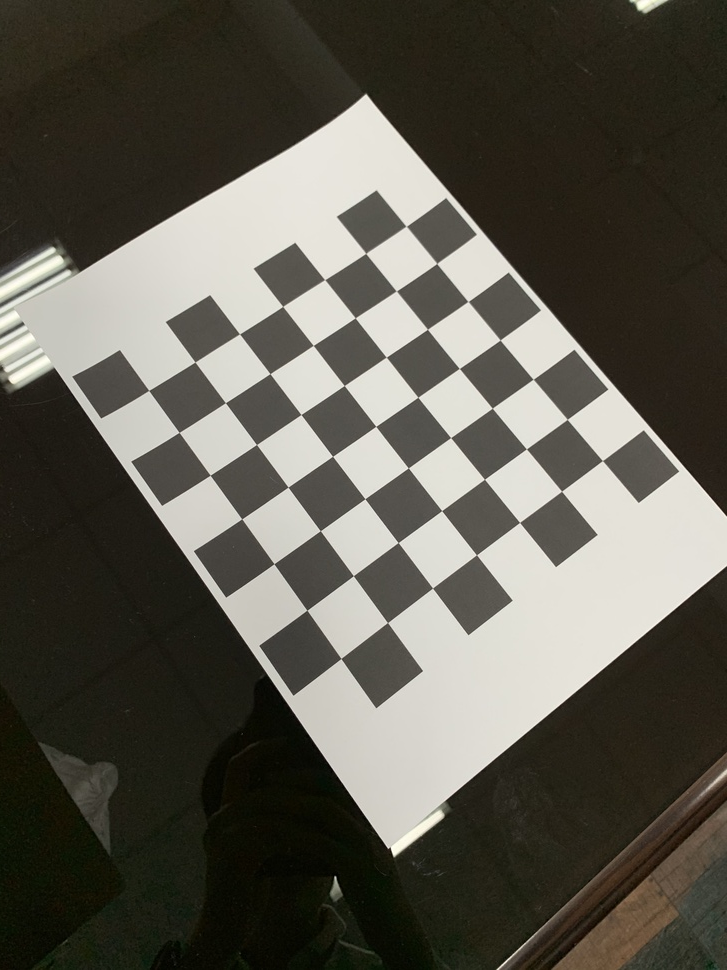
#> input picture HW4/checkerboards/checkerboards1.jpeg, 727 x 970 px, shrunk from 3024 x 4032 before the run; its folder holds only this picture in this run
$ jupyter execute --allow-errors HW4_SfM.ipynb
#> lines starting #> are read from the running program, lines starting #| are printed output that depends on the picture; after the words box and inside, x2 and y2 are one past the last pixel; in counts of white or black regions, pixels touching at a corner belong together; long printed decimals are rounded
[cell 1]
from scipy.spatial.distance import cdist
import matplotlib.pyplot as plt
import numpy as np
import cv2
import argparse
import glob
import itertools

[cell 2]
def camera_calibration():
    # prepare object points, like (0,0,0), (1,0,0), (2,0,0) ....,(6,5,0)
    # (8,6) is for the given testing images.
    # If you use the another data (e.g. pictures you take by your smartphone),
    # you need to set the corresponding numbers.
    corner_x = 7
    corner_y = 7
    objp = np.zeros((corner_x * corner_y, 3), np.float32)
    objp[:, :2] = np.mgrid[0:corner_x, 0:corner_y].T.reshape(-1, 2)

    # Arrays to store object points and image points from all the images.
    objpoints = []  # points on object plane
    imgpoints = []  # points in image plane.

    # Make a list of calibration images
    # images = glob.glob('data/*.jpg')
    images = glob.glob(CHECKERBOARDS_PATH + "*.jpeg")

    # Step through the list and search for chessboard corners
    print("Start finding chessboard corners...")
    for idx, fname in enumerate(images):
        img = cv2.imread(fname)
#> img is the input picture: shape (970, 727, 3); mean B, G, R 79.1, 88.7, 91.4
        gray = cv2.cvtColor(img, cv2.COLOR_BGR2GRAY)

        # rotate the image with it is horizontal (default verticle)
        if img.shape[1] - img.shape[0] >= 0:
            print(fname, " need rotation")
            gray = np.rot90(gray)

        # Find the chessboard corners
        print("find the chessboard corners of", fname)
        ret, corners = cv2.findChessboardCorners(
            gray, (corner_x, corner_y), None)
#> ret = True; corners = 49 rows, first 8: [406.3, 226.3], [436.7, 263.5], [468, 301.5], [500.1, 340], [533.2, 379.3], [567.2, 419.4], [602.4, 460.6], [365.7, 253.4]

        # If found, add object points, image points
        if ret == True:
            objpoints.append(objp)  # points on object plane
            imgpoints.append(corners)  # points on image plane

            # Draw and display the corners
            cv2.drawChessboardCorners(img, (corner_x, corner_y), corners, ret)
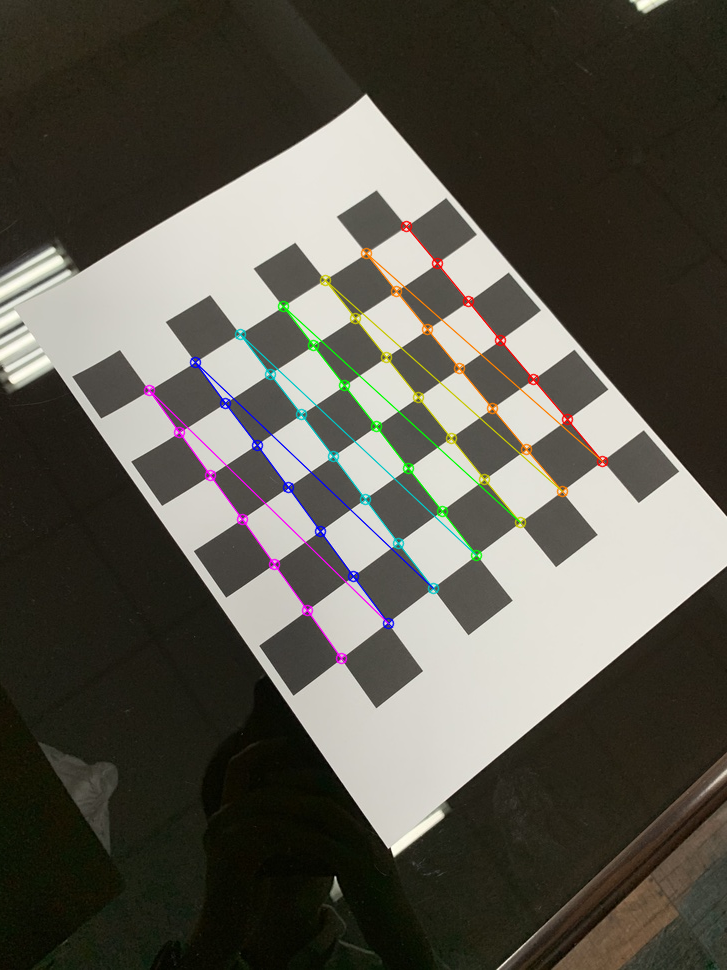
#> img: shape (970, 727, 3); 1.95% of pixels changed, all inside (x1, y1, x2, y2) = (143, 220, 609, 665)

    print("Camera calibration...")
    img_size = (img.shape[1], img.shape[0])
    # You need to comment these functions and write your calibration function from scratch.
    # Notice that rvecs is rotation vector, not the rotation matrix, and tvecs is translation vector.
    # In practice, you'll derive extrinsics matrixes directly. The shape must be [pts_num,3,4], and use them to plot.
    ret, mtx, dist, rvecs, tvecs = cv2.calibrateCamera(
        objpoints, imgpoints, img_size, None, None)
#> ret = 0.187; mtx = [[708.3, 0, 366.2], [0, 710, 494.5], [0, 0, 1]]; dist = [[0.325, -3, 0.00354, 0.00138, 13.16]]; rvecs = ([-0.258, 0.0752, 0.931],); tvecs = ([0.793, -5.33, 14.38],)

    return mtx


def read_intrinsic():
    if args.img == "Mesona":
        K1 = np.array([1.4219, 0.0005, 0.509, 0, 1.4219, 0.3802, 0, 0, 0.001])
        K2 = K1
    elif args.img == "Statue":
        K1 = np.array(
            [5426.566895, 0.678017, 330.096680, 0.000000,
                5423.133301, 648.950012, 0.000000, 0.000000, 1.000000]
        )
        K2 = np.array(
            [5426.566895, 0.678017, 387.430023, 0.000000,
                5423.133301, 620.616699, 0.000000, 0.000000, 1.000000]
        )
    elif args.img == "books":
        intrinsic = camera_calibration()
#> intrinsic = [[708.3, 0, 366.2], [0, 710, 494.5], [0, 0, 1]]
        K1 = intrinsic
#> K1 = [[708.3, 0, 366.2], [0, 710, 494.5], [0, 0, 1]]
        K2 = intrinsic
#> K2 = [[708.3, 0, 366.2], [0, 710, 494.5], [0, 0, 1]]

    # The last element should be 1 and reshape to (3,3)
    K1 = K1.reshape((3, 3))
    K1 /= K1[2, 2]

    K2 = K2.reshape((3, 3))
    K2 /= K2[2, 2]

    return K1, K2


def detect_interest_p(img):
    feat_type = cv2.xfeatures2d.SIFT_create()#cv2.SIFT_create()
    gray = cv2.cvtColor(img, cv2.COLOR_BGR2GRAY)
    p, desc = feat_type.detectAndCompute(gray, None)
    return p, desc


class DMatch:
    # [48 lines left out: functions __init__, get_ratio_matches, get_good_matches, draw_matching, not called in this run]


def find_correspondence(img1, img2):
    # get interest points
    p1, desc1 = detect_interest_p(img1)
    p2, desc2 = detect_interest_p(img2)
    # feature matching
    matches = get_ratio_matches(desc1, desc2)
    good_matches = get_good_matches(matches)
    # store the matching keypoints
    kp1 = np.empty(len(good_matches), dtype=tuple)
    kp2 = np.empty(len(good_matches), dtype=tuple)
    correspondence = np.zeros((len(good_matches), 4), dtype=float)
    for i, match in enumerate(good_matches):
        kp1[i] = p1[match.trainIdx].pt
        kp2[i] = p2[match.queryIdx].pt
        correspondence[i, :] = [kp1[i][0], kp1[i][1], kp2[i][0], kp2[i][1]]

    # draw feature matching
    match_img = draw_matching(kp1, kp2, img1, img2)
    match_img = cv2.cvtColor(match_img, cv2.COLOR_BGR2RGB)
    plt.figure(figsize=(12, 10))
    plt.imshow(match_img)
    plt.axis("off")
    plt.savefig(SAVE_PATH + args.img + "_feature_matching.jpg")
    plt.show()

    return correspondence


# [140 lines left out: functions get_normalize_x_x_prime, eight_p_algorithm, Sampson_err, estimate_fundamental_mat, select_inliers, draw_epipolar_line, not called in this run]


def select_img():
    if args.img == "Mesona":
        img1_name = "Mesona1.JPG"
        img2_name = "Mesona2.JPG"
    elif args.img == "Statue":
        img1_name = "Statue1.bmp"
        img2_name = "Statue2.bmp"
    elif args.img == "books":
        img1_name = "books1.jpg"
        img2_name = "books2.jpg"

    return img1_name, img2_name

[cell 3]
# [10 lines left out: function triangulation, not called in this run]

[cell 4]
# [46 lines left out: function decompose_essential, not called in this run]

[cell 5]
class arguments:
    img: str
    ratio: float
    iter: int
    threshold : float
    def __init__(self, img, ratio=0.4, iter=1000, threshold=0.025):
        self.img = img
        self.ratio = ratio
        self.iter = iter
        self.threshold = threshold
args = arguments("books",ratio=0.3, iter=1000, threshold=0.0025)
#args = arguments("Statue",ratio=0.4, iter=1000, threshold=0.025)
#args = arguments("Mesona",ratio=0.3, iter=2000, threshold=0.3)

[cell 6]
DATA_PATH = "./data/"
SAVE_PATH = "./results/"
CHECKERBOARDS_PATH = "./checkerboards/"
img1_name, img2_name = select_img()
img1 = cv2.imread(DATA_PATH + img1_name)
img2 = cv2.imread(DATA_PATH + img2_name)
K1, K2 = read_intrinsic()
#> K1 = [[708.3, 0, 366.2], [0, 710, 494.5], [0, 0, 1]]; K2 = [[708.3, 0, 366.2], [0, 710, 494.5], [0, 0, 1]]
print("Intrinsic matrix of K1:")
print(K1)
#| [[708.315   0.         366.154]
#|  [  0.         710.009 494.525 ]
#|  [  0.           0.           1.        ]]
print("")
print("Intrinsic matrix of K2:")
print(K2)
#| [[708.315   0.         366.154]
#|  [  0.         710.009 494.525 ]
#|  [  0.           0.           1.        ]]
print("")
#> (the rest of this cell did not finish here and is left out)


$ run again, on HW4/checkerboards/checkerboards5.jpeg
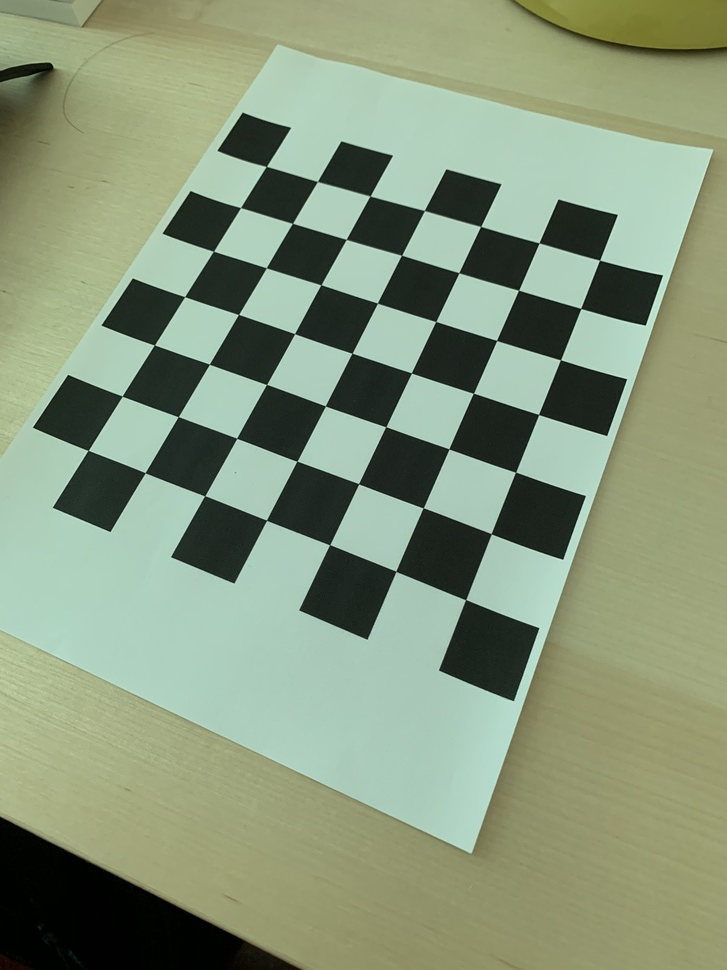
#> input picture HW4/checkerboards/checkerboards5.jpeg, 727 x 970 px, shrunk from 3024 x 4032 before the run
#> in camera_calibration, img is the input picture: shape (970, 727, 3); mean B, G, R 122.9, 149.8, 134.8
#> in camera_calibration, `gray = cv2.cvtColor(img, cv2.COLOR_BGR2GRAY)`:
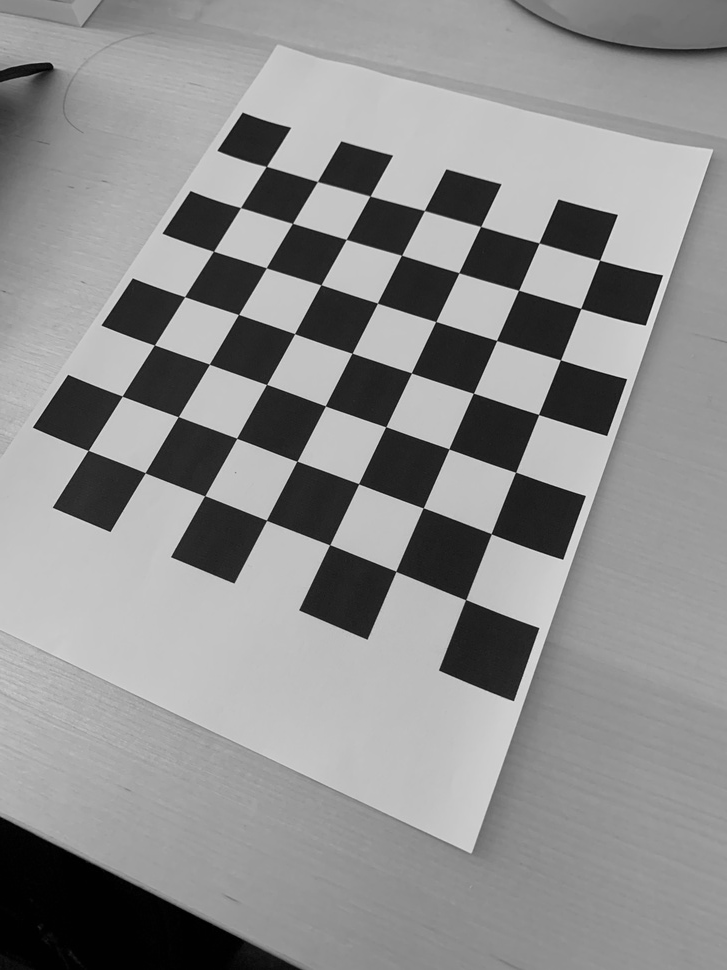
#> gray: shape (970, 727); min 0, max 231, mean 142.2
#> in camera_calibration, `ret, corners = cv2.findChessboardCorners( gray, (corner_x, corner_y), ..`: ret = True; corners = 49 rows, first 8: [266.4, 166.4], [317.5, 181.5], [370.1, 196.1], [424.4, 210.5], [480.6, 226.5], [539, 243], [599.6, 260.2], [240.5, 207.6]
#> in camera_calibration, `cv2.drawChessboardCorners(img, (corner_x, corner_y), corners, ret)`:
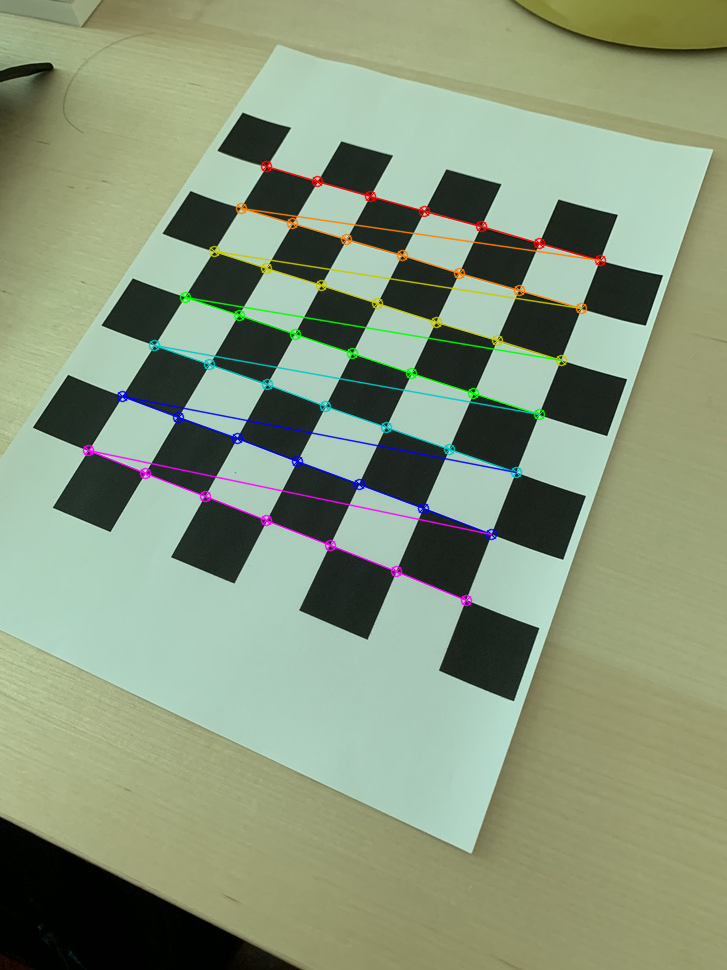
#> img: shape (970, 727, 3); 2.59% of pixels changed, all inside (x1, y1, x2, y2) = (82, 160, 607, 607)
#> in camera_calibration, `ret, mtx, dist, rvecs, tvecs = cv2.calibrateCamera( objpoints, imgpoin..`: ret = 0.237; mtx = [[742, 0, 370.1], [0, 732.2, 465.6], [0, 0, 1]]; dist = [[0.4, -3.08, 0.00275, -0.000403, 7.93]]; rvecs = ([-0.387, 0.155, 0.39],); tvecs = ([-1.83, -5.36, 13.32],)
#> intrinsic = [[742, 0, 370.1], [0, 732.2, 465.6], [0, 0, 1]]
#| [[741.967   0.         370.090]
#|  [  0.         732.239 465.602]
#|  [  0.           0.           1.        ]]
#| [[741.967   0.         370.090]
#|  [  0.         732.239 465.602]
#|  [  0.           0.           1.        ]]

$ run again, on HW4/checkerboards/checkerboards6.jpeg
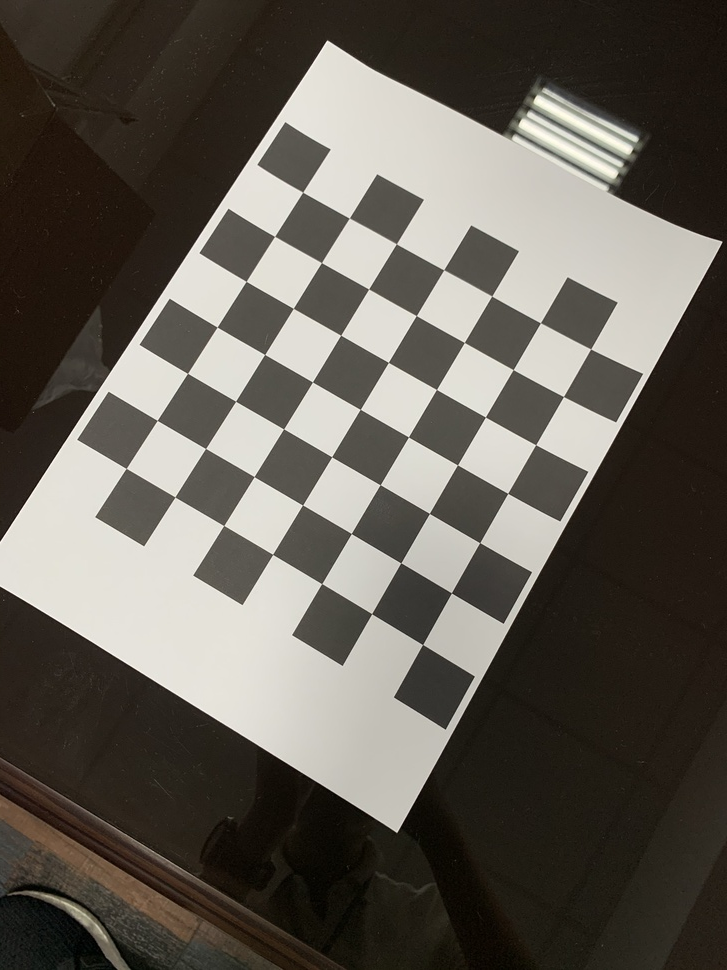
#> input picture HW4/checkerboards/checkerboards6.jpeg, 727 x 970 px, shrunk from 3024 x 4032 before the run
#> in camera_calibration, img is the input picture: shape (970, 727, 3); mean B, G, R 84.4, 92.3, 97.4
#> in camera_calibration, `ret, corners = cv2.findChessboardCorners( gray, (corner_x, corner_y), ..`: ret = True; corners = 49 rows, first 8: [302.7, 192.2], [349.4, 218.2], [396.4, 243.8], [443.7, 269.8], [491.7, 296], [540.4, 322.8], [590.7, 349], [274.6, 236.4]
#> in camera_calibration, `cv2.drawChessboardCorners(img, (corner_x, corner_y), corners, ret)`:
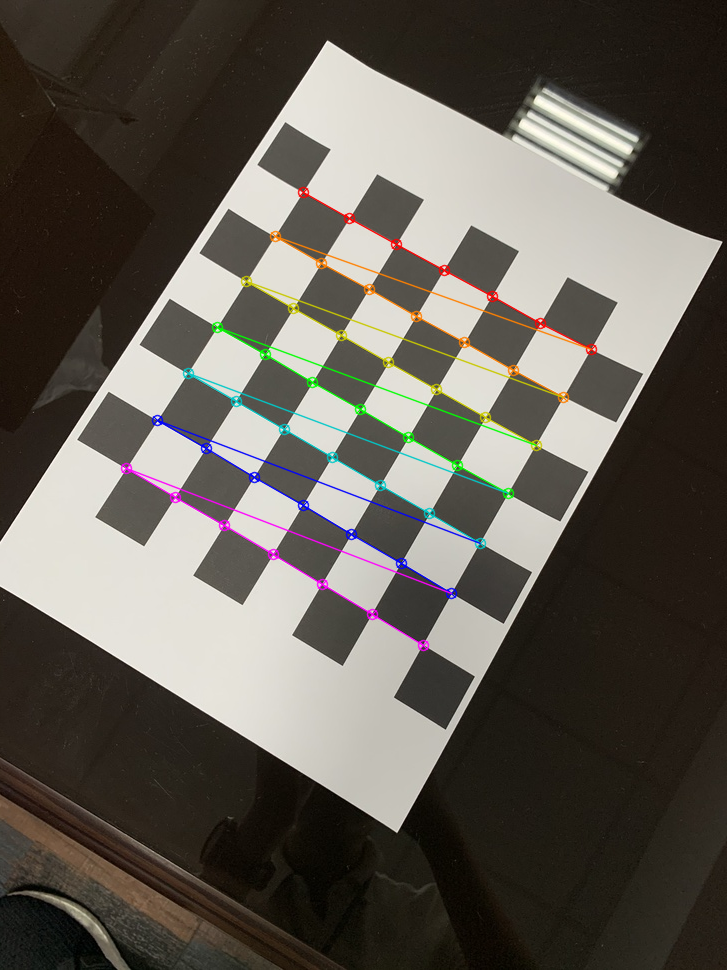
#> img: shape (970, 727, 3); 2.26% of pixels changed, all inside (x1, y1, x2, y2) = (120, 186, 598, 652)
#> in camera_calibration, `ret, mtx, dist, rvecs, tvecs = cv2.calibrateCamera( objpoints, imgpoin..`: ret = 0.16; mtx = [[750.9, 0, 364.4], [0, 755.6, 506.4], [0, 0, 1]]; dist = [[0.271, -1.13, 0.00668, -0.00171, 1.82]]; rvecs = ([-0.14, 0.056, 0.53],); tvecs = ([-1.14, -5.79, 14.13],)
#> intrinsic = [[750.9, 0, 364.4], [0, 755.6, 506.4], [0, 0, 1]]
#| [[750.858   0.         364.441]
#|  [  0.         755.551 506.399]
#|  [  0.           0.           1.        ]]
#| [[750.858   0.         364.441]
#|  [  0.         755.551 506.399]
#|  [  0.           0.           1.        ]]

$ run again, on HW4/checkerboards/checkerboards2.jpeg
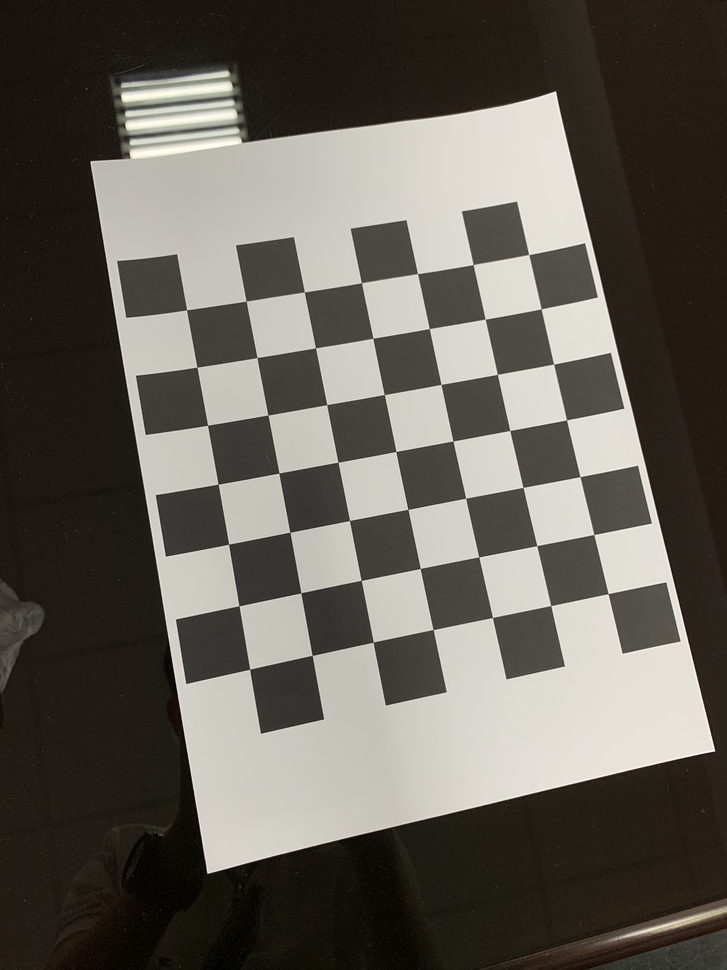
#> input picture HW4/checkerboards/checkerboards2.jpeg, 727 x 970 px, shrunk from 3024 x 4032 before the run
#> in camera_calibration, img is the input picture: shape (970, 727, 3); mean B, G, R 87.1, 94.6, 98.9
#> in camera_calibration, `ret, corners = cv2.findChessboardCorners( gray, (corner_x, corner_y), ..`: ret = True; corners = 49 rows, first 8: [528.7, 254.5], [541.1, 308.9], [553.6, 364.1], [566.5, 419.9], [580, 476.6], [593.8, 534.5], [608.1, 593.6], [473.2, 264.6]
#> in camera_calibration, `cv2.drawChessboardCorners(img, (corner_x, corner_y), corners, ret)`:
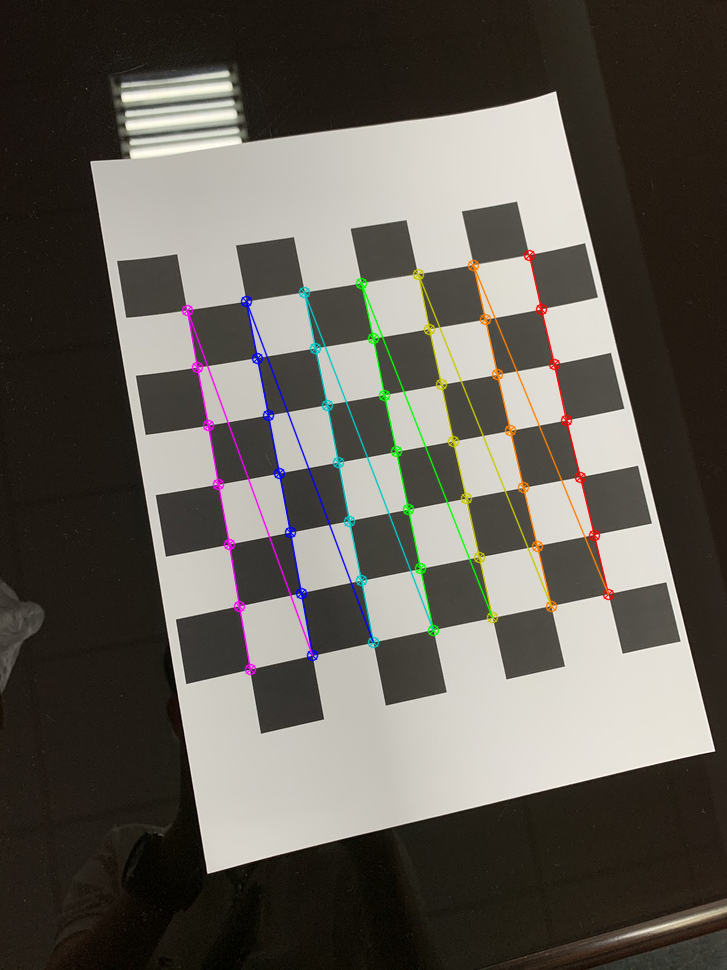
#> img: shape (970, 727, 3); 2.46% of pixels changed, all inside (x1, y1, x2, y2) = (181, 249, 615, 676)
#> in camera_calibration, `ret, mtx, dist, rvecs, tvecs = cv2.calibrateCamera( objpoints, imgpoin..`: ret = 0.188; mtx = [[746.6, 0, 377.6], [0, 750.4, 494.9], [0, 0, 1]]; dist = [[0.353, -3.27, 0.00287, 0.00239, 13.29]]; rvecs = ([-0.175, 0.029, 1.37],); tvecs = ([2.65, -4.2, 13.38],)
#> intrinsic = [[746.6, 0, 377.6], [0, 750.4, 494.9], [0, 0, 1]]
#| [[746.640   0.         377.591 ]
#|  [  0.         750.371  494.909]
#|  [  0.           0.           1.        ]]
#| [[746.640   0.         377.591 ]
#|  [  0.         750.371  494.909]
#|  [  0.           0.           1.        ]]
